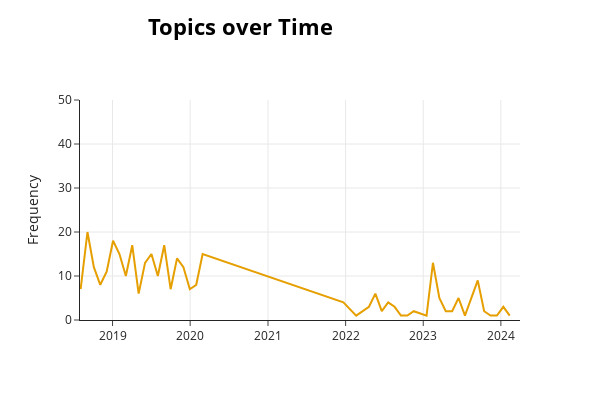

The notebook cell this image was saved under:
### Code cell
fig = topic_model.visualize_topics_over_time(
    df1_topics_over_time,
    topics=[2],
    height=400,
    width=600
)
fig.update_yaxes(range=[0, 50])  
fig.update_xaxes(range=["2018-08-01", "2024-03-31"])
fig.show()

# topic_model.visualize_topics_over_time(df1_topics_over_time, topics=[2], height=400, width=600)

### Figure 1 — Plotly figure (JSON) as saved in the notebook; plotly's stock layout.template omitted (floating-point values rounded to 4 significant figures)
{"data": [{"hoverinfo": "text", "hovertext": ["<b>Topic 2</b><br>Words: packet, hungry, stomach, overrides, sullen", "<b>Topic 2</b><br>Words: gluten, neighbor, dairy, medical, preferences", "<b>Topic 2</b><br>Words: menu, garage, ipa, hapi, lsize", "<b>Topic 2</b><br>Words: cheese, champagne, rserve, flambed, faheema", "<b>Topic 2</b><br>Words: meal, served, altitude, half, dreadfulwe", "<b>Topic 2</b><br>Words: meal, coughed, gluten, served, ordered", "<b>Topic 2</b><br>Words: seafood, apologised, coke, lemon, horrors", "<b>Topic 2</b><br>Words: meal, packet, mini, served, offerred", "<b>Topic 2</b><br>Words: pide, appetiser, meal, lobster, busy", "<b>Topic 2</b><br>Words: perrier, purser, plasticpretty, beating, puzzling", "<b>Topic 2</b><br>Words: water, wong, pastry, lss, attendant", "<b>Topic 2</b><br>Words: pills, served, gluten, dairy, meal", "<b>Topic 2</b><br>Words: water, cup, refill, gluten, meal", "<b>Topic 2</b><br>Words: crisps, fish, cups, irritated, tiny", "<b>Topic 2</b><br>Words: fish, fussy, meal, pervading, jaloux", "<b>Topic 2</b><br>Words: water, beef, dolci, juice, poured", "<b>Topic 2</b><br>Words: lactose, dawn, catfish, clear, dim", "<b>Topic 2</b><br>Words: liquor, peppermint, tea, gallery, hv", "<b>Topic 2</b><br>Words: glass, unconscionable, water, dehydration, spoiling", "<b>Topic 2</b><br>Words: drinks, meal, friend, served, appetiser", "<b>Topic 2</b><br>Words: cup, forensically, twitter, dirty, drink", "<b>Topic 2</b><br>Words: creamnah, eorld, kats, airlinewhen, 9hr", "<b>Topic 2</b><br>Words: waffles, malay, vegan, sir, agenta", "<b>Topic 2</b><br>Words: 56, dish, served, water, unsanitary", "<b>Topic 2</b><br>Words: overlooked, cater, instant, halal, stick", "<b>Topic 2</b><br>Words: milk, dairy, gf, mian, kut", "<b>Topic 2</b><br>Words: vegan, connotations, heatretentive, brandon, scares", "<b>Topic 2</b><br>Words: mashy, pastaomg, noodle, pasta, chicken", "<b>Topic 2</b><br>Words: istanbul, mains, requested, desserts, satay", "<b>Topic 2</b><br>Words: hostess, nonasian, 318, salads, option", "<b>Topic 2</b><br>Words: soda, sgnsin, lipton, attendances, sprite", "<b>Topic 2</b><br>Words: ldn, stock, lobster, meal, precovid", "<b>Topic 2</b><br>Words: expanded, 8hrs, considerably, cold, eventuallygot", "<b>Topic 2</b><br>Words: additon, sq432, 1005, problembut, contined", "<b>Topic 2</b><br>Words: ml, fresher, lighter, pizza, slice", "<b>Topic 2</b><br>Words: daughters, dairy, leaving, herselfas, thoughthere", "<b>Topic 2</b><br>Words: indgredients, coeliac, reclarify, list, vegetarian", "<b>Topic 2</b><br>Words: gluten, intolerant, meal, flimsy, breakfast", "<b>Topic 2</b><br>Words: 16hr, southwest, bottle, hrs, brunch", "<b>Topic 2</b><br>Words: mahalakshmi, 253, 225, typing, decently", "<b>Topic 2</b><br>Words: wude, 4months, bookthe, replying, allergic", "<b>Topic 2</b><br>Words: burger, drink, waited, juicewater, vicinity", "<b>Topic 2</b><br>Words: sums, intolerant, virtually, boring, tasteless"], "marker": {"color": "#E69F00"}, "mode": "lines", "name": "2_meal_served_water_gluten", "type": "scatter", "x": ["2018-08-03T23:13:56.917000+00:00", "2018-09-05T02:21:55.750000+00:00", "2018-10-05T04:24:00.500000+00:00", "2018-11-04T06:26:05.250000+00:00", "2018-12-04T08:28:10+00:00", "2019-01-03T10:30:14.750000+00:00", "2019-02-02T12:32:19.500000+00:00", "2019-03-04T14:34:24.250000+00:00", "2019-04-03T16:36:29+00:00", "2019-05-03T18:38:33.750000+00:00", "2019-06-02T20:40:38.500000+00:00", "2019-07-02T22:42:43.250000+00:00", "2019-08-02T00:44:48+00:00", "2019-09-01T02:46:52.750000+00:00", "2019-10-01T04:48:57.500000+00:00", "2019-10-31T06:51:02.250000+00:00", "2019-11-30T08:53:07+00:00", "2019-12-30T10:55:11.750000+00:00", "2020-01-29T12:57:16.500000+00:00", "2020-02-28T14:59:21.250000+00:00", "2021-12-21T11:45:05.750000+00:00", "2022-02-19T15:49:15.250000+00:00", "2022-04-20T19:53:24.750000+00:00", "2022-05-20T21:55:29.500000+00:00", "2022-06-19T23:57:34.250000+00:00", "2022-07-20T01:59:39+00:00", "2022-08-19T04:01:43.750000+00:00", "2022-09-18T06:03:48.500000+00:00", "2022-10-18T08:05:53.250000+00:00", "2022-11-17T10:07:58+00:00", "2023-01-16T14:12:07.500000+00:00", "2023-02-15T16:14:12.250000+00:00", "2023-03-17T18:16:17+00:00", "2023-04-16T20:18:21.750000+00:00", "2023-05-16T22:20:26.500000+00:00", "2023-06-16T00:22:31.250000+00:00", "2023-07-16T02:24:36+00:00", "2023-09-14T06:28:45.500000+00:00", "2023-10-14T08:30:50.250000+00:00", "2023-11-13T10:32:55+00:00", "2023-12-13T12:34:59.750000+00:00", "2024-01-12T14:37:04.500000+00:00", "2024-02-11T16:39:09.250000+00:00"], "y": [7, 20, 12, 8, 11, 18, 15, 10, 17, 6, 13, 15, 10, 17, 7, 14, 12, 7, 8, 15, 4, 1, 3, 6, 2, 4, 3, 1, 1, 2, 1, 13, 5, 2, 2, 5, 1, 9, 2, 1, 1, 3, 1]}], "layout": {"height": 400, "hoverlabel": {"bgcolor": "white", "font": {"family": "Rockwell", "size": 16}}, "legend": {"title": {"text": "<b>Global Topic Representation"}}, "title": {"font": {"color": "Black", "size": 22}, "text": "<b>Topics over Time</b>", "x": 0.4, "xanchor": "center", "y": 0.95, "yanchor": "top"}, "width": 600, "xaxis": {"range": ["2018-08-01", "2024-03-31"], "showgrid": true, "type": "date"}, "yaxis": {"range": [0, 50], "showgrid": true, "title": {"text": "Frequency"}, "type": "linear"}}}
